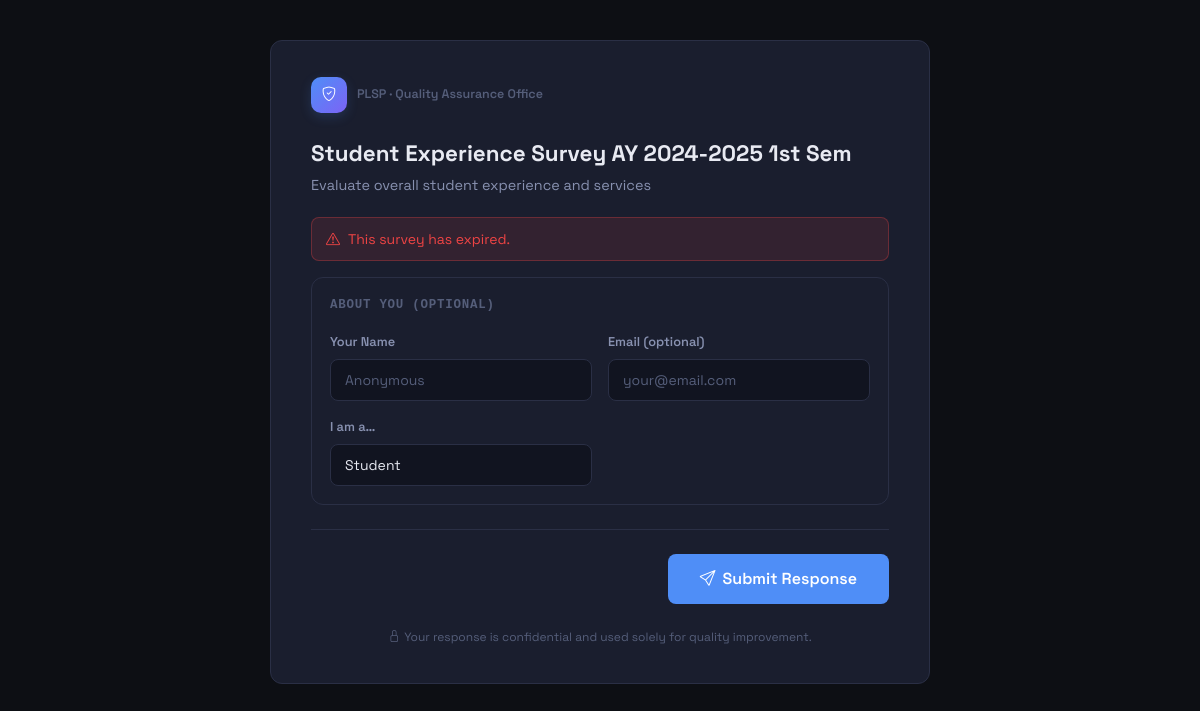
The app's page /survey.php?token=tok_student_2024_s1 with its own data.
### tables this page shows
CREATE TABLE IF NOT EXISTS surveys (
    survey_id       INT AUTO_INCREMENT PRIMARY KEY,
    title           VARCHAR(200)        NOT NULL,
    description     TEXT,
    target_audience ENUM('Student','Employee','Employer','Alumni','General') DEFAULT 'General',
    status          ENUM('Draft','Active','Closed') DEFAULT 'Draft',
    start_date      DATE,
    end_date        DATE,
    qr_token        VARCHAR(64)         UNIQUE,     
    created_date    DATE                DEFAULT (CURRENT_DATE),
    created_at      TIMESTAMP           DEFAULT CURRENT_TIMESTAMP,
    updated_at      TIMESTAMP           DEFAULT CURRENT_TIMESTAMP ON UPDATE CURRENT_TIMESTAMP
);

### survey.php (the view, shortened to what this page needs)
<?php
$token = trim($_GET['token'] ?? '');
$conn  = getConnection();
$error = '';
$survey = null;
$submitted = false;
$all_roles = ['Student', 'Employee', 'Employer', 'Alumni', 'General'];
$allowed_roles = [];
if (!$token) { $error = 'Invalid survey link. No token provided.'; }
else {
    $stmt = $conn->prepare("SELECT * FROM surveys WHERE qr_token = ? AND status = 'Active'");
    $stmt->bind_param('s', $token);
    $stmt->execute();
    $survey = $stmt->get_result()->fetch_assoc();
    if (!$survey) { $error = 'This survey is not available or has been closed.'; }
    else {
        $now = date('Y-m-d');
        if ($survey['end_date'] && $now > $survey['end_date']) $error = 'This survey has expired.';
    }
}
if ($survey) {
    $audience = trim((string)($survey['target_audience'] ?? 'General'));
    if ($audience === 'General') {
        $allowed_roles = $all_roles;
    } else {
        $allowed_roles = in_array($audience, $all_roles, true) ? [$audience] : ['General'];
    }
}
?>
<!DOCTYPE html>
<html lang="en" data-theme="dark">
<head>
    <link rel="stylesheet" href="https://cdn.jsdelivr.net/npm/bootstrap@5.3.3/dist/css/bootstrap.min.css">
    <link rel="stylesheet" href="https://cdn.jsdelivr.net/npm/bootstrap-icons@1.11.3/font/bootstrap-icons.min.css">
    <link rel="stylesheet" href="/qa_system/assets/css/main.css?v=<?= filemtime(__DIR__ . '/assets/css/main.css') ?>">
</head>
<body>
<div class="survey-public-wrapper">
    <?php if ($submitted): ?>
    <div class="survey-public-card text-center" style="max-width:500px;margin:0 auto">
        <div style="font-size:3rem;color:var(--success);margin-bottom:16px"><i class="bi bi-check-circle-fill"></i></div>
        <h2 style="font-size:1.5rem;font-weight:700;margin-bottom:8px">Thank you!</h2>
        <p style="color:var(--text-secondary)">Your response has been submitted successfully. Your feedback helps us improve.</p>
        <div class="section-divider"></div>
        <div style="font-size:0.8rem;color:var(--text-muted)">
            <i class="bi bi-shield-check me-1"></i>Pamantasan ng Lungsod ng San Pablo · Quality Assurance Office
        </div>
    </div>
    <?php else: ?>
    <div class="survey-public-card">
        <div class="survey-brand-bar">
            <div class="brand-icon" style="width:36px;height:36px;font-size:0.9rem"><i class="bi bi-shield-check"></i></div>
            <div>
                <div style="font-size:0.78rem;font-weight:600;color:var(--text-muted)">PLSP · Quality Assurance Office</div>
            </div>
        </div>
        <h1 style="font-size:1.4rem;font-weight:700;margin-bottom:6px"><?= htmlspecialchars($survey['title']) ?></h1>
        <?php if($survey['description']): ?>
        <p style="color:var(--text-secondary);font-size:0.9rem;margin-bottom:20px"><?= htmlspecialchars($survey['description']) ?></p>
        <?php endif; ?>
        <?php if($error): ?>
        <div style="background:var(--danger-bg);border:1px solid rgba(239,68,68,0.3);color:var(--danger);padding:10px 14px;border-radius:var(--radius-sm);margin-bottom:16px;font-size:0.875rem">
            <i class="bi bi-exclamation-triangle me-2"></i><?= htmlspecialchars($error) ?>
        </div>
        <?php endif; ?>
        <form method="POST" id="surveyForm">
        <div class="qa-card mb-4" style="padding:18px">
            <div class="qa-card-title mb-3">About You (Optional)</div>
            <div class="row g-3">
                <div class="col-md-6">
                    <label class="qa-form-label">Your Name</label>
                    <input type="text" name="respondent_name" class="qa-form-control" placeholder="Anonymous" value="<?= htmlspecialchars($_POST['respondent_name']??'') ?>">
                </div>
                <div class="col-md-6">
                    <label class="qa-form-label">Email (optional)</label>
                    <input type="email" name="respondent_email" class="qa-form-control" placeholder="your@email.com" value="<?= htmlspecialchars($_POST['respondent_email']??'') ?>">
                </div>
                <div class="col-md-6">
                    <label class="qa-form-label">I am a…</label>
                    <?php if (count($allowed_roles) === 1): ?>
                    <input type="text" class="qa-form-control" value="<?= htmlspecialchars($allowed_roles[0]) ?>" readonly>
                    <?php endif; ?>
                </div>
            </div>
        </div>
        <div class="section-divider"></div>
        <div class="d-flex justify-content-end">
            <button type="submit" class="btn-qa btn-qa-primary" style="padding:12px 32px;font-size:1rem">
                <i class="bi bi-send"></i> Submit Response
            </button>
        </div>
        </form>
        <div style="text-align:center;margin-top:24px;font-size:0.75rem;color:var(--text-muted)">
            <i class="bi bi-lock me-1"></i>Your response is confidential and used solely for quality improvement.
        </div>
    </div>
    <?php endif; ?>
</div>
</body>
</html>

### assets/css/main.css (style rules this page uses)
:root { --sidebar-w: 260px; --topbar-h: 60px; --radius: 12px; --radius-sm: 8px; --transition: 0.2s ease; }
[data-theme="dark"] { --bg-base: #0d0f14; --bg-surface: #141720; --bg-card: #1a1e2e; --bg-hover: #20263a; --bg-secondary: #171b29; --bg-input: #111420; --border: #2a2f45; --border-light: #1f2438; --text-primary: #e8eaf2; --text-secondary:#8891b0; --text-muted: #555e7a; --accent: #4f8ef7; --accent-glow: rgba(79,142,247,0.18); --accent-2: #7c63f5; --success: #22c55e; --success-bg: rgba(34,197,94,0.12); --warning: #f59e0b; --warning-bg: rgba(245,158,11,0.12); --danger: #ef4444; --danger-bg: rgba(239,68,68,0.12); --info: #06b6d4; --info-bg: rgba(6,182,212,0.12); --sidebar-bg: #0d0f14; --sidebar-border:#1a1e2e; --scrollbar-thumb:#2a2f45; }
:root { --bs-font-sans-serif: 'Space Grotesk', system-ui, sans-serif; --bs-border-radius: var(--radius-sm); --bs-border-radius-lg: var(--radius); }
[data-theme="dark"] { --bs-body-bg: var(--bg-base); --bs-body-color: var(--text-primary); --bs-border-color: var(--border); --bs-primary: var(--accent); --bs-primary-rgb: 79, 142, 247; --bs-secondary-color: var(--text-secondary); --bs-secondary-bg: var(--bg-secondary); --bs-tertiary-bg: var(--bg-card); }
*, *::before, *::after { box-sizing: border-box; margin: 0; padding: 0; }
html { scroll-behavior: smooth; }
body { font-family: 'Space Grotesk', system-ui, sans-serif; background: var(--bg-base); color: var(--text-primary); line-height: 1.6; min-height: 100vh; transition: background var(--transition), color var(--transition); }
.brand-icon { width: 40px; height: 40px; background: linear-gradient(135deg, var(--accent), var(--accent-2)); border-radius: 10px; display: flex; align-items: center; justify-content: center; color: #fff; font-size: 1.1rem; flex-shrink: 0; box-shadow: 0 4px 12px var(--accent-glow); }
.qa-card { background: var(--bg-card); border: 1px solid var(--border); border-radius: var(--radius); padding: 24px; transition: border-color var(--transition), box-shadow var(--transition); }
.qa-card-title { font-size: 0.78rem; font-weight: 600; letter-spacing: 0.06em; text-transform: uppercase; color: var(--text-muted); margin-bottom: 8px; font-family: 'DM Mono', monospace; }
.qa-form-control { width: 100%; padding: 9px 14px; background: var(--bg-input); border: 1px solid var(--border); border-radius: var(--radius-sm); color: var(--text-primary); font-family: 'Space Grotesk', sans-serif; font-size: 0.875rem; transition: border-color var(--transition), box-shadow var(--transition); outline: none; }
.qa-form-control::placeholder { color: var(--text-muted); }
.qa-form-label { font-size: 0.8rem; font-weight: 600; color: var(--text-secondary); margin-bottom: 6px; display: block; }
.btn-qa { display: inline-flex; align-items: center; gap: 7px; padding: 8px 18px; border-radius: var(--radius-sm); font-family: 'Space Grotesk', sans-serif; font-size: 0.85rem; font-weight: 600; cursor: pointer; border: none; transition: all var(--transition); text-decoration: none; white-space: nowrap; }
.btn-qa-primary { background: var(--accent); color: #fff; }
.section-divider { height: 1px; background: var(--border); margin: 24px 0; }
.survey-public-wrapper { min-height: 100vh; background: var(--bg-base); display: flex; flex-direction: column; align-items: center; padding: 40px 16px; }
.survey-public-card { background: var(--bg-card); border: 1px solid var(--border); border-radius: var(--radius); padding: 36px 40px; max-width: 660px; width: 100%; }
.survey-brand-bar { display: flex; align-items: center; gap: 10px; margin-bottom: 28px; }

### survey.php (style rules this page uses)
body { padding: 0; }
.survey-public-wrapper { padding: 40px 16px 60px; }

### records on screen
surveys: title "Student Experience Survey AY 2024-2025 1st Sem", description "Evaluate overall student experience and services", end_date "This survey has expired.", target_audience "Student"
